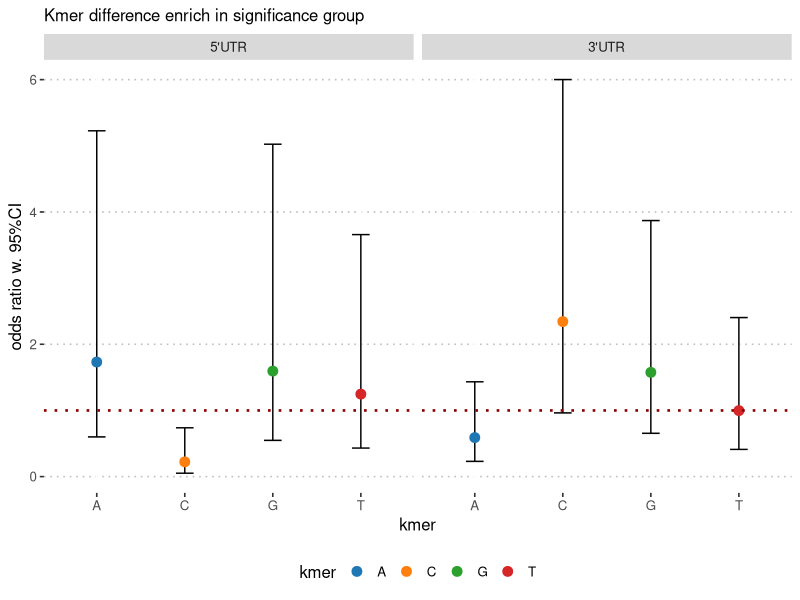

Reproduce this figure in R.
# Kmer difference enriched in statistic significant group

library(ggplot2)
library(ggpubr)

# load data
k_fisher <- read.csv("fig4A_diffKmerStat.csv")

# subset mono nucleotide result
k_one <- 
  transform(subset(k_fisher, kmer%in%c("A", "C", "G", "T")),
            kmer = factor(kmer, levels = c("A", "C", "G", "T")),
            utr = factor(utr, levels = c("5'UTR", "3'UTR")))

# plot
ggplot(k_one)+
  geom_errorbar(aes(x = kmer, y = odds, ymax = conf_hi, ymin = conf_lo), width = 0.2, linetype = 1)+
  geom_point(aes(x = kmer, y = odds, color = kmer), size = 3)+
  geom_hline(yintercept = 1, linetype = 3, linewidth = 0.9, color = "red4")+
  facet_wrap(~utr)+
  scale_color_manual(values = c("#1f77b4","#ff7f0e","#2ca02c","#d62728"))+
  theme_pubclean()+
  labs(y = "odds ratio w. 95%CI", subtitle = "Kmer difference enrich in significance group")+
  theme(legend.position = "bottom")
